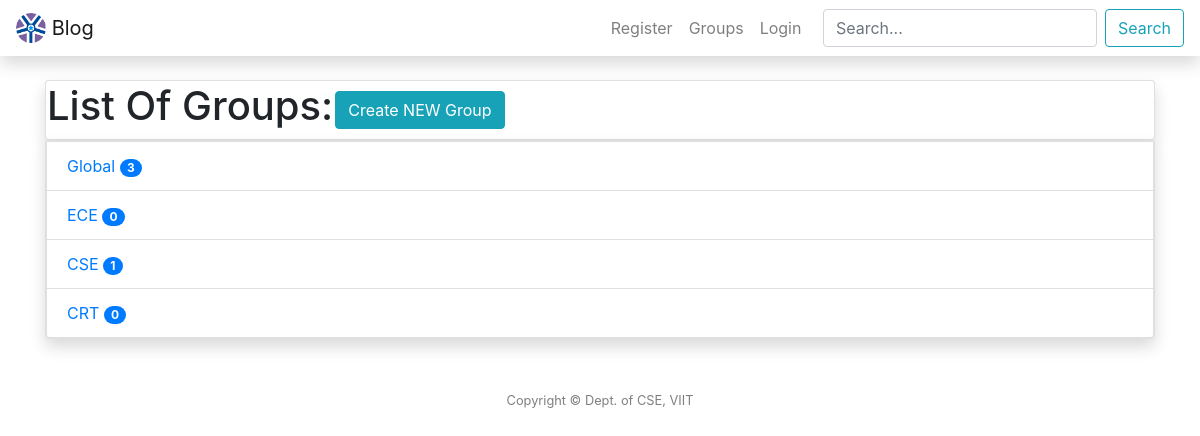
Page /groups/ on the earlier database version.
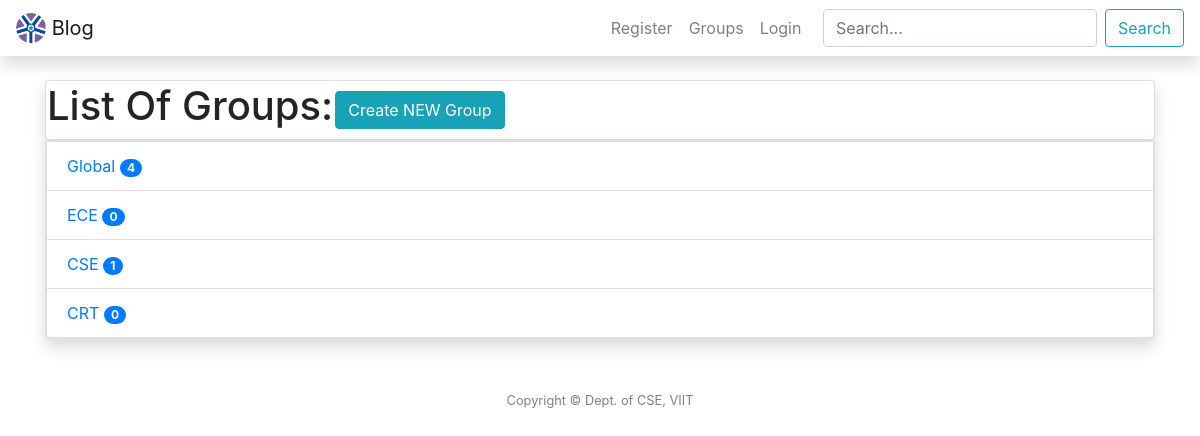
Same page on the later database version.
### groups/models.py (models this page shows, shortened)
class Com(models.Model):
	name = models.CharField(max_length = 100, primary_key=True)
	discripton = models.TextField(default="Test")
	user = models.ForeignKey(User, on_delete = models.CASCADE)
	count = models.IntegerField(default=0)
	def __str__(self):
		return self.name

### groups/views.py (the view)
# urls.py: path('groups/',GroupListView.as_view() , name = 'groups'),
class GroupListView(ListView):
	model = Com
	template_name = 'groups/groups.html'
	context_object_name = 'group'
	ordering = ['-name']

### templates/groups/groups.html (shortened to what this page needs)
{% extends "post/header.html"%} {% block title %}Groups{% endblock %} {% block content %}
<div class="container">
<table class="card shadow portfolio">
    <tr>
        <td>
            <h1> List Of Groups:</h1>
        </td>
        <td>
            <a type="button" href="{%url 'group-create'%}" class="btn btn-info">Create NEW Group</a>
        </td>
    </tr>
</table>
<ul class="list-group card shadow portfolio">
    {% for g in group %}
                <a href="{% url 'groups' %}{{ g.name }}">
                <li class="list-group-item d-flex justify-content-between align-items-center">
                    {{g}}
                    <span class="badge badge-primary badge-pill">{{ g.count }}</span>
                    </a>
				{% endfor %}
    		</ul>
{% endblock content %}

Differences in the rows shown:
changed Com "Global": count "3" → "4"
